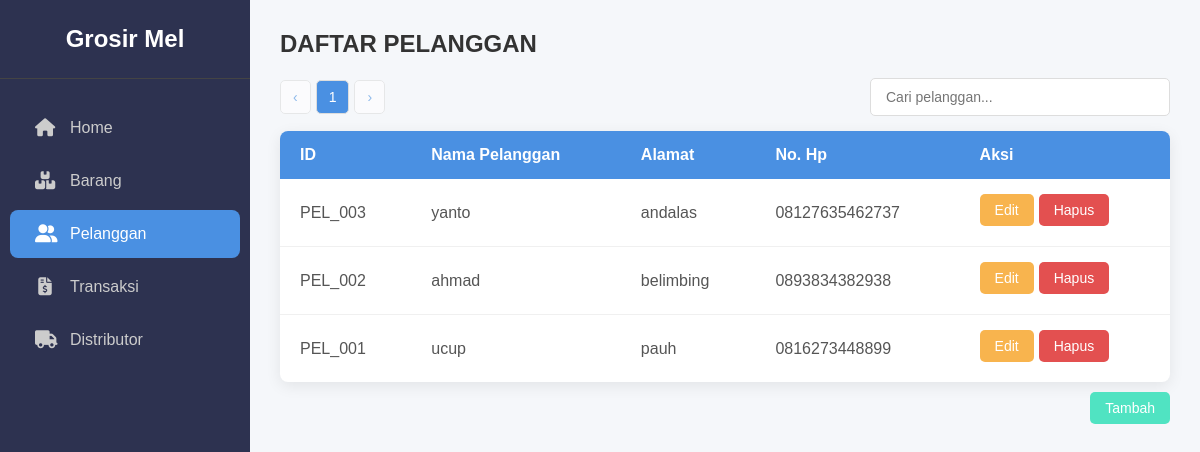
The app's page /pelanggan.php with its own data.
### tables this page shows
CREATE TABLE `pelanggan` (
  `id_pelanggan` varchar(20) NOT NULL,
  `nama_pelanggan` varchar(100) DEFAULT NULL,
  `alamat_pelanggan` varchar(255) DEFAULT NULL,
  `nohp_pelanggan` varchar(20) DEFAULT NULL,
  `jenis_pelanggan` varchar(50) DEFAULT NULL
);

### pelanggan.php (the view, shortened to what this page needs)
<?php
include 'koneksi.php';
?>
<!DOCTYPE html>
<html lang="id">
<head>
    <link rel="stylesheet" href="stylepel.css" />
    <link rel="stylesheet" href="https://cdnjs.cloudflare.com/ajax/libs/font-awesome/6.5.0/css/all.min.css">
</head>
<body>
<div class="sidebar">
    <div class="sidebar-header">
        <h1>Grosir Mel</h1>
    </div>
    <ul class="sidebar-menu">
        <li class="<?php echo (basename($_SERVER['PHP_SELF']) == 'home.php') ? 'active' : ''; ?>">
            <a href="home.php"><i class="fas fa-house"></i> <span>Home</span></a>
        </li>
        <li class="<?php echo (basename($_SERVER['PHP_SELF']) == 'barang.php') ? 'active' : ''; ?>">
            <a href="barang.php"><i class="fas fa-boxes-stacked"></i> <span>Barang</span></a>
        </li>
        <li class="<?php echo (basename($_SERVER['PHP_SELF']) == 'pelanggan.php') ? 'active' : ''; ?>">
            <a href="pelanggan.php"><i class="fas fa-user-friends"></i> <span>Pelanggan</span></a>
        </li>
        <li class="<?php echo (basename($_SERVER['PHP_SELF']) == 'transaksi.php') ? 'active' : ''; ?>">
            <a href="transaksi.php"><i class="fas fa-file-invoice-dollar"></i> <span>Transaksi</span></a>
        </li>
        <li class="<?php echo (basename($_SERVER['PHP_SELF']) == 'distributor.php') ? 'active' : ''; ?>">
            <a href="distributor.php"><i class="fas fa-truck"></i> <span>Distributor</span></a>
        </li>
    </ul>
</div>
<div class="main-content">
    <h2>DAFTAR PELANGGAN</h2>
    <div class="table-controls">
        <div id="pagination-container" class="pagination-container"></div>
        <input type="text" id="searchInput" placeholder="Cari pelanggan...">
    </div>
    <table>
        <thead>
            <tr>
                <th>ID</th>
                <th>Nama Pelanggan</th>
                <th>Alamat</th>
                <th>No. Hp</th>
                <th>Aksi</th>
            </tr>
        </thead>
        <tbody id="pelangganTableBody">
        <?php
        $sql = "SELECT * FROM Pelanggan ORDER BY id_pelanggan DESC";
        $result = $koneksi->query($sql);
        if ($result && $result->num_rows > 0):
            while ($row = $result->fetch_assoc()):
        ?>
        <tr>
            <td><?= htmlspecialchars($row['id_pelanggan']); ?></td>
            <td><?= htmlspecialchars($row['nama_pelanggan']); ?></td>
            <td><?= htmlspecialchars($row['alamat_pelanggan']); ?></td>
            <td><?= htmlspecialchars($row['nohp_pelanggan']); ?></td>
            <td class="action-cell">
                <button class="edit"
                    data-id="<?= htmlspecialchars($row['id_pelanggan']); ?>"
                    data-nama="<?= htmlspecialchars($row['nama_pelanggan']); ?>"
                    data-alamat="<?= htmlspecialchars($row['alamat_pelanggan']); ?>"
                    data-nohp="<?= htmlspecialchars($row['nohp_pelanggan']); ?>">
                    Edit
                </button>
                <a href="pelanggan.php?hapus=<?= htmlspecialchars($row['id_pelanggan']); ?>" onclick="return confirm('Yakin hapus pelanggan ini?')">
                    <button class="hapus">Hapus</button>
                </a>
            </td>
        </tr>
        <?php
            endwhile;
        else:
        ?>
            <tr class="no-data-row"><td colspan="5">Belum ada data pelanggan.</td></tr>
        <?php
        endif;
        ?>
        </tbody>
    </table>
    <div class="action-buttons" style="text-align: right; margin-top: 10px;">
        <button class="tambah" id="tambahBtn">Tambah</button>
    </div>
</div>
</body>
</html>

### stylepel.css (style rules this page uses)
:root { --primary-color: #4a90e2; --secondary-color: #f5f7fa; --dark-color: #333; --light-color: #fff; --text-color: #555; --success-color: #50e3c2; --danger-color: #e35050; --edit-color: #f8b44e; --shadow: 0 4px 15px rgba(0, 0, 0, 0.08); --border-radius: 8px; }
* { margin: 0; padding: 0; box-sizing: border-box; font-family: 'Poppins', sans-serif; }
body { background-color: var(--secondary-color); color: var(--text-color); display: flex; }
.sidebar { width: 250px; background-color: #2d3250; color: var(--light-color); display: flex; flex-direction: column; flex-shrink: 0; min-height: 100vh; }
.sidebar-header { padding: 25px 20px; text-align: center; border-bottom: 1px solid #444; }
.sidebar-header h1 { font-weight: 600; font-size: 24px; }
.sidebar-menu { list-style: none; flex-grow: 1; margin-top: 20px; }
.sidebar-menu li a { display: flex; align-items: center; padding: 15px 25px; color: #ccc; text-decoration: none; transition: background-color 0.3s, color 0.3s; font-weight: 500; margin: 5px 10px; border-radius: var(--border-radius); }
.sidebar-menu li a i { margin-right: 15px; font-size: 18px; width: 20px; text-align: center; }
.sidebar-menu li a:hover, .sidebar-menu li.active a { background-color: var(--primary-color); color: var(--light-color); }
.main-content { flex-grow: 1; padding: 30px; overflow-y: auto; }
h2 { margin-bottom: 20px; color: var(--dark-color); font-weight: 600; }
table { width: 100%; border-collapse: collapse; background: var(--light-color); border-radius: var(--border-radius); box-shadow: var(--shadow); overflow: hidden; }
table thead tr { background-color: var(--primary-color); color: var(--light-color); text-align: left; font-weight: 600; }
table th, table td { padding: 15px 20px; vertical-align: middle; }
table tbody tr { border-bottom: 1px solid #f0f0f0; }
table tbody tr:last-of-type { border-bottom: none; }
button { padding: 8px 15px; border: none; border-radius: 5px; cursor: pointer; font-size: 14px; font-weight: 500; transition: background-color 0.3s, transform 0.2s; color: var(--light-color); }
td button.edit, td a .hapus { margin-bottom: 5px; }
.action-buttons { text-align: right; margin-top: 20px; }
button.tambah { background-color: var(--success-color); }
button.edit { background-color: var(--edit-color); }
button.hapus { background-color: var(--danger-color); }
td a { text-decoration: none; }

### pelanggan.php (style rules this page uses)
.action-cell { display: flex; flex-wrap: wrap; gap: 5px; }
.table-controls { display: flex; justify-content: space-between; align-items: center; margin-bottom: 15px; }
#searchInput { width: 300px; padding: 10px 15px; border: 1px solid #ddd; border-radius: 5px; font-size: 14px; }
.pagination-container { display: flex; gap: 5px; }

### records on screen
pelanggan: id_pelanggan "PEL_003", nama_pelanggan "yanto", alamat_pelanggan "andalas", nohp_pelanggan "08127635462737"
pelanggan: id_pelanggan "PEL_002", nama_pelanggan "ahmad", alamat_pelanggan "belimbing", nohp_pelanggan "0893834382938"
pelanggan: id_pelanggan "PEL_001", nama_pelanggan "ucup", alamat_pelanggan "pauh", nohp_pelanggan "0816273448899"
